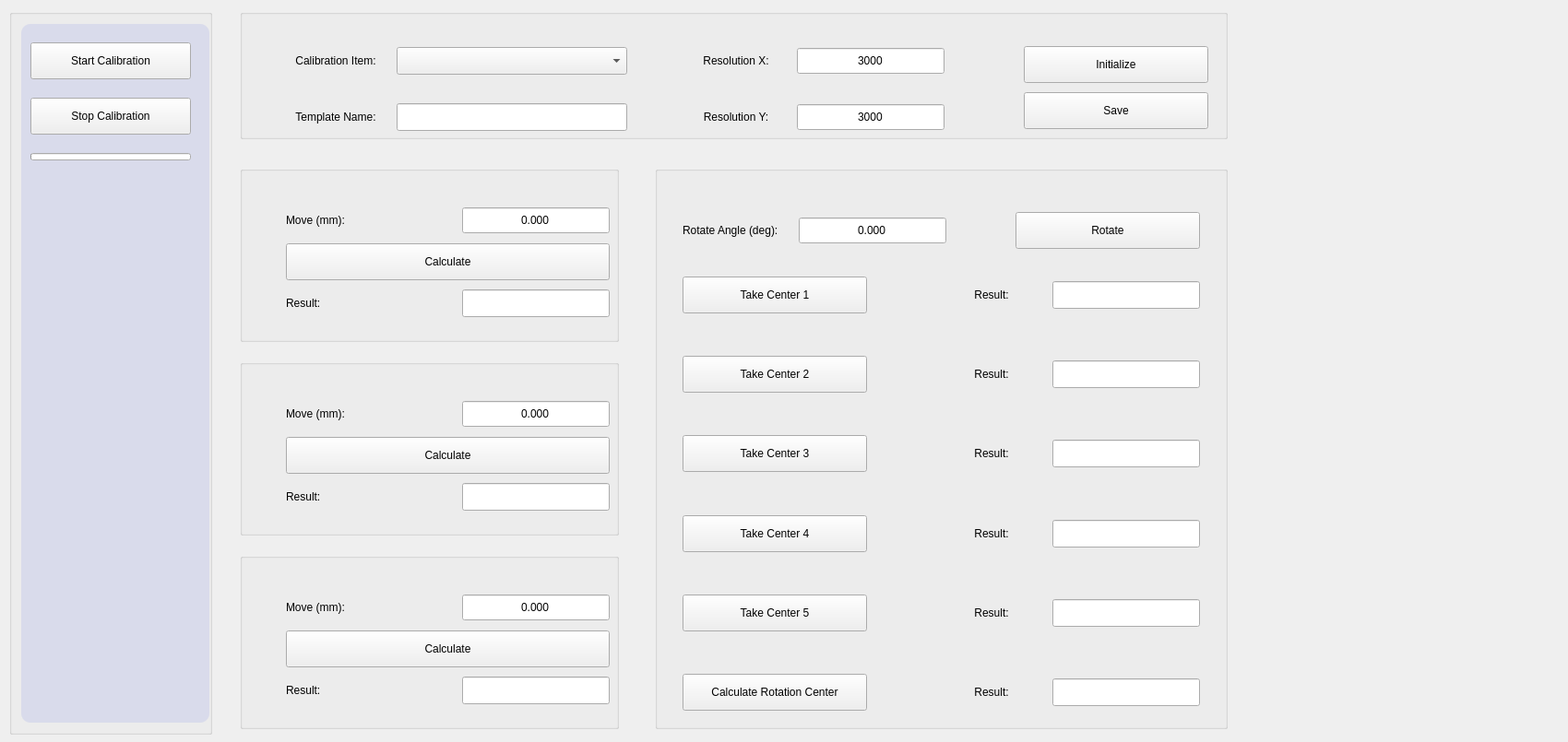
<?xml version="1.0" encoding="UTF-8"?>
<ui version="4.0">
 <class>CameraCalibPage</class>
 <widget class="QWidget" name="CameraCalibPage">
  <property name="geometry">
   <rect>
    <x>0</x>
    <y>0</y>
    <width>1700</width>
    <height>805</height>
   </rect>
  </property>
  <property name="windowTitle">
   <string>Form</string>
  </property>
  <widget class="ISTAR::GUI::GroupBox" name="sideGroup">
   <property name="geometry">
    <rect>
     <x>10</x>
     <y>10</y>
     <width>220</width>
     <height>787</height>
    </rect>
   </property>
   <property name="minimumSize">
    <size>
     <width>220</width>
     <height>0</height>
    </size>
   </property>
   <property name="maximumSize">
    <size>
     <width>220</width>
     <height>16777215</height>
    </size>
   </property>
   <layout class="QVBoxLayout" name="sideOuter">
    <property name="spacing">
     <number>0</number>
    </property>
    <property name="leftMargin">
     <number>10</number>
    </property>
    <property name="topMargin">
     <number>10</number>
    </property>
    <property name="rightMargin">
     <number>0</number>
    </property>
    <property name="bottomMargin">
     <number>10</number>
    </property>
    <item>
     <widget class="QWidget" name="contentWidget" native="true">
      <property name="styleSheet">
       <string>QWidget#contentWidget{background-color:#D9DBEB;border-radius:10px;}</string>
      </property>
      <layout class="QVBoxLayout" name="btnLayout">
       <property name="spacing">
        <number>20</number>
       </property>
       <property name="leftMargin">
        <number>10</number>
       </property>
       <property name="topMargin">
        <number>20</number>
       </property>
       <property name="rightMargin">
        <number>20</number>
       </property>
       <property name="bottomMargin">
        <number>0</number>
       </property>
       <item>
        <widget class="ISTAR::GUI::EffectButton" name="btn_startCalib">
         <property name="minimumSize">
          <size>
           <width>0</width>
           <height>40</height>
          </size>
         </property>
         <property name="text">
          <string>Start Calibration</string>
         </property>
        </widget>
       </item>
       <item>
        <widget class="ISTAR::GUI::EffectButton" name="btn_stopCalib">
         <property name="minimumSize">
          <size>
           <width>0</width>
           <height>40</height>
          </size>
         </property>
         <property name="text">
          <string>Stop Calibration</string>
         </property>
        </widget>
       </item>
       <item>
        <widget class="QProgressBar" name="pb_Process">
         <property name="minimumSize">
          <size>
           <width>0</width>
           <height>8</height>
          </size>
         </property>
         <property name="maximumSize">
          <size>
           <width>16777215</width>
           <height>8</height>
          </size>
         </property>
         <property name="visible">
          <bool>false</bool>
         </property>
         <property name="value">
          <number>0</number>
         </property>
         <property name="textVisible">
          <bool>false</bool>
         </property>
        </widget>
       </item>
       <item>
        <spacer name="verticalSpacer">
         <property name="orientation">
          <enum>Qt::Vertical</enum>
         </property>
         <property name="sizeHint" stdset="0">
          <size>
           <width>0</width>
           <height>0</height>
          </size>
         </property>
        </spacer>
       </item>
      </layout>
     </widget>
    </item>
   </layout>
  </widget>
  <widget class="ISTAR::GUI::GroupBox" name="gb_init">
   <property name="geometry">
    <rect>
     <x>260</x>
     <y>10</y>
     <width>1071</width>
     <height>141</height>
    </rect>
   </property>
   <property name="title">
    <string/>
   </property>
   <widget class="QPushButton" name="btn_init">
    <property name="geometry">
     <rect>
      <x>850</x>
      <y>40</y>
      <width>200</width>
      <height>40</height>
     </rect>
    </property>
    <property name="minimumSize">
     <size>
      <width>200</width>
      <height>40</height>
     </size>
    </property>
    <property name="text">
     <string>Initialize</string>
    </property>
   </widget>
   <widget class="QPushButton" name="btn_save">
    <property name="geometry">
     <rect>
      <x>850</x>
      <y>90</y>
      <width>200</width>
      <height>40</height>
     </rect>
    </property>
    <property name="minimumSize">
     <size>
      <width>200</width>
      <height>40</height>
     </size>
    </property>
    <property name="text">
     <string>Save</string>
    </property>
   </widget>
   <widget class="QWidget" name="layoutWidget_Init">
    <property name="geometry">
     <rect>
      <x>44</x>
      <y>41</y>
      <width>771</width>
      <height>91</height>
     </rect>
    </property>
    <layout class="QHBoxLayout" name="horizontalLayout_4">
     <item>
      <layout class="QVBoxLayout" name="verticalLayout_14">
       <item>
        <layout class="QHBoxLayout" name="horizontalLayout_12">
         <item>
          <widget class="QLabel" name="lbl_initItemName">
           <property name="minimumSize">
            <size>
             <width>120</width>
             <height>30</height>
            </size>
           </property>
           <property name="maximumSize">
            <size>
             <width>16777215</width>
             <height>30</height>
            </size>
           </property>
           <property name="text">
            <string>Calibration Item:</string>
           </property>
           <property name="alignment">
            <set>Qt::AlignCenter</set>
           </property>
          </widget>
         </item>
         <item>
          <widget class="QComboBox" name="cbo_calibItem">
           <property name="sizePolicy">
            <sizepolicy hsizetype="Minimum" vsizetype="Fixed">
             <horstretch>0</horstretch>
             <verstretch>0</verstretch>
            </sizepolicy>
           </property>
           <property name="minimumSize">
            <size>
             <width>250</width>
             <height>30</height>
            </size>
           </property>
           <property name="maximumSize">
            <size>
             <width>160</width>
             <height>30</height>
            </size>
           </property>
          </widget>
         </item>
        </layout>
       </item>
       <item>
        <spacer name="verticalSpacer_8">
         <property name="orientation">
          <enum>Qt::Vertical</enum>
         </property>
         <property name="sizeHint" stdset="0">
          <size>
           <width>20</width>
           <height>40</height>
          </size>
         </property>
        </spacer>
       </item>
       <item>
        <layout class="QHBoxLayout" name="horizontalLayout_17">
         <item>
          <widget class="QLabel" name="lbl_initTemplateName">
           <property name="minimumSize">
            <size>
             <width>120</width>
             <height>30</height>
            </size>
           </property>
           <property name="maximumSize">
            <size>
             <width>16777215</width>
             <height>30</height>
            </size>
           </property>
           <property name="text">
            <string>Template Name:</string>
           </property>
           <property name="alignment">
            <set>Qt::AlignCenter</set>
           </property>
          </widget>
         </item>
         <item>
          <widget class="QLineEdit" name="le_template">
           <property name="minimumSize">
            <size>
             <width>250</width>
             <height>30</height>
            </size>
           </property>
           <property name="maximumSize">
            <size>
             <width>160</width>
             <height>30</height>
            </size>
           </property>
           <property name="text">
            <string/>
           </property>
           <property name="alignment">
            <set>Qt::AlignCenter</set>
           </property>
          </widget>
         </item>
        </layout>
       </item>
      </layout>
     </item>
     <item>
      <spacer name="horizontalSpacer_3">
       <property name="orientation">
        <enum>Qt::Horizontal</enum>
       </property>
       <property name="sizeHint" stdset="0">
        <size>
         <width>40</width>
         <height>20</height>
        </size>
       </property>
      </spacer>
     </item>
     <item>
      <layout class="QVBoxLayout" name="verticalLayout_Res">
       <item>
        <layout class="QHBoxLayout" name="horizontalLayout_ResX">
         <item>
          <widget class="QLabel" name="lbl_initResXName">
           <property name="minimumSize">
            <size>
             <width>120</width>
             <height>30</height>
            </size>
           </property>
           <property name="maximumSize">
            <size>
             <width>16777215</width>
             <height>30</height>
            </size>
           </property>
           <property name="text">
            <string>Resolution X:</string>
           </property>
           <property name="alignment">
            <set>Qt::AlignCenter</set>
           </property>
          </widget>
         </item>
         <item>
          <widget class="QDoubleSpinBox" name="dsb_resolutionX">
           <property name="minimumSize">
            <size>
             <width>160</width>
             <height>30</height>
            </size>
           </property>
           <property name="maximumSize">
            <size>
             <width>160</width>
             <height>30</height>
            </size>
           </property>
           <property name="alignment">
            <set>Qt::AlignCenter</set>
           </property>
           <property name="buttonSymbols">
            <enum>QAbstractSpinBox::NoButtons</enum>
           </property>
           <property name="decimals">
            <number>0</number>
           </property>
           <property name="minimum">
            <double>1.000000000000000</double>
           </property>
           <property name="maximum">
            <double>100000.000000000000000</double>
           </property>
           <property name="value">
            <double>3000.000000000000000</double>
           </property>
          </widget>
         </item>
        </layout>
       </item>
       <item>
        <spacer name="verticalSpacer_9">
         <property name="orientation">
          <enum>Qt::Vertical</enum>
         </property>
         <property name="sizeHint" stdset="0">
          <size>
           <width>20</width>
           <height>40</height>
          </size>
         </property>
        </spacer>
       </item>
       <item>
        <layout class="QHBoxLayout" name="horizontalLayout_ResY">
         <item>
          <widget class="QLabel" name="lbl_initResYName">
           <property name="minimumSize">
            <size>
             <width>120</width>
             <height>30</height>
            </size>
           </property>
           <property name="maximumSize">
            <size>
             <width>16777215</width>
             <height>30</height>
            </size>
           </property>
           <property name="text">
            <string>Resolution Y:</string>
           </property>
           <property name="alignment">
            <set>Qt::AlignCenter</set>
           </property>
          </widget>
         </item>
         <item>
          <widget class="QDoubleSpinBox" name="dsb_resolutionY">
           <property name="minimumSize">
            <size>
             <width>160</width>
             <height>30</height>
            </size>
           </property>
           <property name="maximumSize">
            <size>
             <width>160</width>
             <height>30</height>
            </size>
           </property>
           <property name="alignment">
            <set>Qt::AlignCenter</set>
           </property>
           <property name="buttonSymbols">
            <enum>QAbstractSpinBox::NoButtons</enum>
           </property>
           <property name="decimals">
            <number>0</number>
           </property>
           <property name="minimum">
            <double>1.000000000000000</double>
           </property>
           <property name="maximum">
            <double>100000.000000000000000</double>
           </property>
           <property name="value">
            <double>3000.000000000000000</double>
           </property>
          </widget>
         </item>
        </layout>
       </item>
      </layout>
     </item>
     <item>
      <spacer name="horizontalSpacer_2">
       <property name="orientation">
        <enum>Qt::Horizontal</enum>
       </property>
       <property name="sizeHint" stdset="0">
        <size>
         <width>40</width>
         <height>20</height>
        </size>
       </property>
      </spacer>
     </item>
    </layout>
   </widget>
  </widget>
  <widget class="ISTAR::GUI::GroupBox" name="gb_rot">
   <property name="geometry">
    <rect>
     <x>710</x>
     <y>180</y>
     <width>621</width>
     <height>611</height>
    </rect>
   </property>
   <property name="title">
    <string/>
   </property>
   <widget class="QWidget" name="layoutWidget_RotTop">
    <property name="geometry">
     <rect>
      <x>30</x>
      <y>40</y>
      <width>561</width>
      <height>61</height>
     </rect>
    </property>
    <layout class="QHBoxLayout" name="horizontalLayout_11">
     <item>
      <widget class="QLabel" name="lbl_rotateName">
       <property name="minimumSize">
        <size>
         <width>120</width>
         <height>30</height>
        </size>
       </property>
       <property name="maximumSize">
        <size>
         <width>16777215</width>
         <height>30</height>
        </size>
       </property>
       <property name="text">
        <string>Rotate Angle (deg):</string>
       </property>
       <property name="alignment">
        <set>Qt::AlignLeading|Qt::AlignLeft|Qt::AlignVCenter</set>
       </property>
      </widget>
     </item>
     <item>
      <widget class="QDoubleSpinBox" name="dsb_rotateDeg">
       <property name="minimumSize">
        <size>
         <width>160</width>
         <height>30</height>
        </size>
       </property>
       <property name="maximumSize">
        <size>
         <width>160</width>
         <height>30</height>
        </size>
       </property>
       <property name="alignment">
        <set>Qt::AlignCenter</set>
       </property>
       <property name="buttonSymbols">
        <enum>QAbstractSpinBox::NoButtons</enum>
       </property>
       <property name="decimals">
        <number>3</number>
       </property>
       <property name="minimum">
        <double>-9999.000000000000000</double>
       </property>
       <property name="maximum">
        <double>9999.000000000000000</double>
       </property>
      </widget>
     </item>
     <item>
      <spacer name="horizontalSpacer_10">
       <property name="orientation">
        <enum>Qt::Horizontal</enum>
       </property>
       <property name="sizeHint" stdset="0">
        <size>
         <width>40</width>
         <height>20</height>
        </size>
       </property>
      </spacer>
     </item>
     <item>
      <widget class="QPushButton" name="btn_rotate">
       <property name="minimumSize">
        <size>
         <width>200</width>
         <height>40</height>
        </size>
       </property>
       <property name="text">
        <string>Rotate</string>
       </property>
      </widget>
     </item>
    </layout>
   </widget>
   <widget class="QWidget" name="layoutWidget_RotMarks">
    <property name="geometry">
     <rect>
      <x>30</x>
      <y>120</y>
      <width>561</width>
      <height>471</height>
     </rect>
    </property>
    <layout class="QVBoxLayout" name="verticalLayout_11">
     <item>
      <layout class="QHBoxLayout" name="horizontalLayout_13">
       <item>
        <widget class="QPushButton" name="btn_mark1">
         <property name="minimumSize">
          <size>
           <width>200</width>
           <height>40</height>
          </size>
         </property>
         <property name="text">
          <string>Take Center 1</string>
         </property>
        </widget>
       </item>
       <item>
        <spacer name="horizontalSpacer_4">
         <property name="orientation">
          <enum>Qt::Horizontal</enum>
         </property>
         <property name="sizeHint" stdset="0">
          <size>
           <width>40</width>
           <height>20</height>
          </size>
         </property>
        </spacer>
       </item>
       <item>
        <widget class="QLabel" name="lbl_mark1ResultName">
         <property name="minimumSize">
          <size>
           <width>120</width>
           <height>30</height>
          </size>
         </property>
         <property name="maximumSize">
          <size>
           <width>16777215</width>
           <height>30</height>
          </size>
         </property>
         <property name="layoutDirection">
          <enum>Qt::LeftToRight</enum>
         </property>
         <property name="text">
          <string>Result:</string>
         </property>
         <property name="alignment">
          <set>Qt::AlignCenter</set>
         </property>
        </widget>
       </item>
       <item>
        <widget class="QLineEdit" name="le_outMark1">
         <property name="minimumSize">
          <size>
           <width>160</width>
           <height>30</height>
          </size>
         </property>
         <property name="maximumSize">
          <size>
           <width>160</width>
           <height>30</height>
          </size>
         </property>
         <property name="alignment">
          <set>Qt::AlignCenter</set>
         </property>
         <property name="readOnly">
          <bool>true</bool>
         </property>
        </widget>
       </item>
      </layout>
     </item>
     <item>
      <spacer name="verticalSpacer_2">
       <property name="orientation">
        <enum>Qt::Vertical</enum>
       </property>
       <property name="sizeHint" stdset="0">
        <size>
         <width>20</width>
         <height>40</height>
        </size>
       </property>
      </spacer>
     </item>
     <item>
      <layout class="QHBoxLayout" name="horizontalLayout_21">
       <item>
        <widget class="QPushButton" name="btn_mark2">
         <property name="minimumSize">
          <size>
           <width>200</width>
           <height>40</height>
          </size>
         </property>
         <property name="text">
          <string>Take Center 2</string>
         </property>
        </widget>
       </item>
       <item>
        <spacer name="horizontalSpacer_5">
         <property name="orientation">
          <enum>Qt::Horizontal</enum>
         </property>
         <property name="sizeHint" stdset="0">
          <size>
           <width>40</width>
           <height>20</height>
          </size>
         </property>
        </spacer>
       </item>
       <item>
        <widget class="QLabel" name="lbl_mark2ResultName">
         <property name="minimumSize">
          <size>
           <width>120</width>
           <height>30</height>
          </size>
         </property>
         <property name="maximumSize">
          <size>
           <width>16777215</width>
           <height>30</height>
          </size>
         </property>
         <property name="layoutDirection">
          <enum>Qt::LeftToRight</enum>
         </property>
         <property name="text">
          <string>Result:</string>
         </property>
         <property name="alignment">
          <set>Qt::AlignCenter</set>
         </property>
        </widget>
       </item>
       <item>
        <widget class="QLineEdit" name="le_outMark2">
         <property name="minimumSize">
          <size>
           <width>160</width>
           <height>30</height>
          </size>
         </property>
         <property name="maximumSize">
          <size>
           <width>160</width>
           <height>30</height>
          </size>
         </property>
         <property name="alignment">
          <set>Qt::AlignCenter</set>
         </property>
         <property name="readOnly">
          <bool>true</bool>
         </property>
        </widget>
       </item>
      </layout>
     </item>
     <item>
      <spacer name="verticalSpacer_3">
       <property name="orientation">
        <enum>Qt::Vertical</enum>
       </property>
       <property name="sizeHint" stdset="0">
        <size>
         <width>20</width>
         <height>40</height>
        </size>
       </property>
      </spacer>
     </item>
     <item>
      <layout class="QHBoxLayout" name="horizontalLayout_22">
       <item>
        <widget class="QPushButton" name="btn_mark3">
         <property name="minimumSize">
          <size>
           <width>200</width>
           <height>40</height>
          </size>
         </property>
         <property name="text">
          <string>Take Center 3</string>
         </property>
        </widget>
       </item>
       <item>
        <spacer name="horizontalSpacer_6">
         <property name="orientation">
          <enum>Qt::Horizontal</enum>
         </property>
         <property name="sizeHint" stdset="0">
          <size>
           <width>40</width>
           <height>20</height>
          </size>
         </property>
        </spacer>
       </item>
       <item>
        <widget class="QLabel" name="lbl_mark3ResultName">
         <property name="minimumSize">
          <size>
           <width>120</width>
           <height>30</height>
          </size>
         </property>
         <property name="maximumSize">
          <size>
           <width>16777215</width>
           <height>30</height>
          </size>
         </property>
         <property name="layoutDirection">
          <enum>Qt::LeftToRight</enum>
         </property>
         <property name="text">
          <string>Result:</string>
         </property>
         <property name="alignment">
          <set>Qt::AlignCenter</set>
         </property>
        </widget>
       </item>
       <item>
        <widget class="QLineEdit" name="le_outMark3">
         <property name="minimumSize">
          <size>
           <width>160</width>
           <height>30</height>
          </size>
         </property>
         <property name="maximumSize">
          <size>
           <width>160</width>
           <height>30</height>
          </size>
         </property>
         <property name="alignment">
          <set>Qt::AlignCenter</set>
         </property>
         <property name="readOnly">
          <bool>true</bool>
         </property>
        </widget>
       </item>
      </layout>
     </item>
     <item>
      <spacer name="verticalSpacer_4">
       <property name="orientation">
        <enum>Qt::Vertical</enum>
       </property>
       <property name="sizeHint" stdset="0">
        <size>
         <width>20</width>
         <height>40</height>
        </size>
       </property>
      </spacer>
     </item>
     <item>
      <layout class="QHBoxLayout" name="horizontalLayout_23">
       <item>
        <widget class="QPushButton" name="btn_mark4">
         <property name="minimumSize">
          <size>
           <width>200</width>
           <height>40</height>
          </size>
         </property>
         <property name="text">
          <string>Take Center 4</string>
         </property>
        </widget>
       </item>
       <item>
        <spacer name="horizontalSpacer_7">
         <property name="orientation">
          <enum>Qt::Horizontal</enum>
         </property>
         <property name="sizeHint" stdset="0">
          <size>
           <width>40</width>
           <height>20</height>
          </size>
         </property>
        </spacer>
       </item>
       <item>
        <widget class="QLabel" name="lbl_mark4ResultName">
         <property name="minimumSize">
          <size>
           <width>120</width>
           <height>30</height>
          </size>
         </property>
         <property name="maximumSize">
          <size>
           <width>16777215</width>
           <height>30</height>
          </size>
         </property>
         <property name="layoutDirection">
          <enum>Qt::LeftToRight</enum>
         </property>
         <property name="text">
          <string>Result:</string>
         </property>
         <property name="alignment">
          <set>Qt::AlignCenter</set>
         </property>
        </widget>
       </item>
       <item>
        <widget class="QLineEdit" name="le_outMark4">
         <property name="minimumSize">
          <size>
           <width>160</width>
           <height>30</height>
          </size>
         </property>
         <property name="maximumSize">
          <size>
           <width>160</width>
           <height>30</height>
          </size>
         </property>
         <property name="alignment">
          <set>Qt::AlignCenter</set>
         </property>
         <property name="readOnly">
          <bool>true</bool>
         </property>
        </widget>
       </item>
      </layout>
     </item>
     <item>
      <spacer name="verticalSpacer_5">
       <property name="orientation">
        <enum>Qt::Vertical</enum>
       </property>
       <property name="sizeHint" stdset="0">
        <size>
         <width>20</width>
         <height>40</height>
        </size>
       </property>
      </spacer>
     </item>
     <item>
      <layout class="QHBoxLayout" name="horizontalLayout_24">
       <item>
        <widget class="QPushButton" name="btn_mark5">
         <property name="minimumSize">
          <size>
           <width>200</width>
           <height>40</height>
          </size>
         </property>
         <property name="text">
          <string>Take Center 5</string>
         </property>
        </widget>
       </item>
       <item>
        <spacer name="horizontalSpacer_8">
         <property name="orientation">
          <enum>Qt::Horizontal</enum>
         </property>
         <property name="sizeHint" stdset="0">
          <size>
           <width>40</width>
           <height>20</height>
          </size>
         </property>
        </spacer>
       </item>
       <item>
        <widget class="QLabel" name="lbl_mark5ResultName">
         <property name="minimumSize">
          <size>
           <width>120</width>
           <height>30</height>
          </size>
         </property>
         <property name="maximumSize">
          <size>
           <width>16777215</width>
           <height>30</height>
          </size>
         </property>
         <property name="layoutDirection">
          <enum>Qt::LeftToRight</enum>
         </property>
         <property name="text">
          <string>Result:</string>
         </property>
         <property name="alignment">
          <set>Qt::AlignCenter</set>
         </property>
        </widget>
       </item>
       <item>
        <widget class="QLineEdit" name="le_outMark5">
         <property name="minimumSize">
          <size>
           <width>160</width>
           <height>30</height>
          </size>
         </property>
         <property name="maximumSize">
          <size>
           <width>160</width>
           <height>30</height>
          </size>
         </property>
         <property name="alignment">
          <set>Qt::AlignCenter</set>
         </property>
         <property name="readOnly">
          <bool>true</bool>
         </property>
        </widget>
       </item>
      </layout>
     </item>
     <item>
      <spacer name="verticalSpacer_6">
       <property name="orientation">
        <enum>Qt::Vertical</enum>
       </property>
       <property name="sizeHint" stdset="0">
        <size>
         <width>20</width>
         <height>40</height>
        </size>
       </property>
      </spacer>
     </item>
     <item>
      <layout class="QHBoxLayout" name="horizontalLayout_25">
       <item>
        <widget class="QPushButton" name="btn_calRotCenter">
         <property name="minimumSize">
          <size>
           <width>200</width>
           <height>40</height>
          </size>
         </property>
         <property name="text">
          <string>Calculate Rotation Center</string>
         </property>
        </widget>
       </item>
       <item>
        <spacer name="horizontalSpacer_9">
         <property name="orientation">
          <enum>Qt::Horizontal</enum>
         </property>
         <property name="sizeHint" stdset="0">
          <size>
           <width>40</width>
           <height>20</height>
          </size>
         </property>
        </spacer>
       </item>
       <item>
        <widget class="QLabel" name="lbl_rotCenterResultName">
         <property name="minimumSize">
          <size>
           <width>120</width>
           <height>30</height>
          </size>
         </property>
         <property name="maximumSize">
          <size>
           <width>16777215</width>
           <height>30</height>
          </size>
         </property>
         <property name="layoutDirection">
          <enum>Qt::LeftToRight</enum>
         </property>
         <property name="text">
          <string>Result:</string>
         </property>
         <property name="alignment">
          <set>Qt::AlignCenter</set>
         </property>
        </widget>
       </item>
       <item>
        <widget class="QLineEdit" name="le_outRotCenter">
         <property name="minimumSize">
          <size>
           <width>160</width>
           <height>30</height>
          </size>
         </property>
         <property name="maximumSize">
          <size>
           <width>160</width>
           <height>30</height>
          </size>
         </property>
         <property name="alignment">
          <set>Qt::AlignCenter</set>
         </property>
         <property name="readOnly">
          <bool>true</bool>
         </property>
        </widget>
       </item>
      </layout>
     </item>
    </layout>
   </widget>
  </widget>
  <widget class="ISTAR::GUI::GroupBox" name="gb_chainDeg">
   <property name="geometry">
    <rect>
     <x>260</x>
     <y>180</y>
     <width>411</width>
     <height>191</height>
    </rect>
   </property>
   <property name="title">
    <string/>
   </property>
   <widget class="QWidget" name="layoutWidget_Deg">
    <property name="geometry">
     <rect>
      <x>50</x>
      <y>40</y>
      <width>351</width>
      <height>131</height>
     </rect>
    </property>
    <layout class="QVBoxLayout" name="verticalLayout">
     <item>
      <layout class="QHBoxLayout" name="horizontalLayout">
       <item>
        <widget class="QLabel" name="lbl_degMoveName">
         <property name="minimumSize">
          <size>
           <width>120</width>
           <height>30</height>
          </size>
         </property>
         <property name="maximumSize">
          <size>
           <width>16777215</width>
           <height>30</height>
          </size>
         </property>
         <property name="text">
          <string>Move (mm):</string>
         </property>
         <property name="alignment">
          <set>Qt::AlignLeading|Qt::AlignLeft|Qt::AlignVCenter</set>
         </property>
        </widget>
       </item>
       <item>
        <widget class="QDoubleSpinBox" name="dsb_degMove">
         <property name="minimumSize">
          <size>
           <width>160</width>
           <height>30</height>
          </size>
         </property>
         <property name="maximumSize">
          <size>
           <width>160</width>
           <height>30</height>
          </size>
         </property>
         <property name="alignment">
          <set>Qt::AlignCenter</set>
         </property>
         <property name="buttonSymbols">
          <enum>QAbstractSpinBox::NoButtons</enum>
         </property>
         <property name="decimals">
          <number>3</number>
         </property>
         <property name="minimum">
          <double>-9999.000000000000000</double>
         </property>
         <property name="maximum">
          <double>9999.000000000000000</double>
         </property>
        </widget>
       </item>
      </layout>
     </item>
     <item>
      <widget class="QPushButton" name="btn_calDeg">
       <property name="minimumSize">
        <size>
         <width>200</width>
         <height>40</height>
        </size>
       </property>
       <property name="text">
        <string>Calculate</string>
       </property>
      </widget>
     </item>
     <item>
      <layout class="QHBoxLayout" name="horizontalLayout_2">
       <item>
        <widget class="QLabel" name="lbl_degResultName">
         <property name="minimumSize">
          <size>
           <width>120</width>
           <height>30</height>
          </size>
         </property>
         <property name="maximumSize">
          <size>
           <width>16777215</width>
           <height>30</height>
          </size>
         </property>
         <property name="layoutDirection">
          <enum>Qt::LeftToRight</enum>
         </property>
         <property name="text">
          <string>Result:</string>
         </property>
         <property name="alignment">
          <set>Qt::AlignLeading|Qt::AlignLeft|Qt::AlignVCenter</set>
         </property>
        </widget>
       </item>
       <item>
        <widget class="QLineEdit" name="le_outDeg">
         <property name="minimumSize">
          <size>
           <width>160</width>
           <height>30</height>
          </size>
         </property>
         <property name="maximumSize">
          <size>
           <width>160</width>
           <height>30</height>
          </size>
         </property>
         <property name="alignment">
          <set>Qt::AlignCenter</set>
         </property>
         <property name="readOnly">
          <bool>true</bool>
         </property>
        </widget>
       </item>
      </layout>
     </item>
    </layout>
   </widget>
  </widget>
  <widget class="ISTAR::GUI::GroupBox" name="gb_chainScaleX">
   <property name="geometry">
    <rect>
     <x>260</x>
     <y>390</y>
     <width>411</width>
     <height>191</height>
    </rect>
   </property>
   <property name="title">
    <string/>
   </property>
   <widget class="QWidget" name="layoutWidget_ScaleX">
    <property name="geometry">
     <rect>
      <x>50</x>
      <y>40</y>
      <width>351</width>
      <height>131</height>
     </rect>
    </property>
    <layout class="QVBoxLayout" name="verticalLayout_2">
     <item>
      <layout class="QHBoxLayout" name="horizontalLayout_5">
       <item>
        <widget class="QLabel" name="lbl_scaleXMoveName">
         <property name="minimumSize">
          <size>
           <width>120</width>
           <height>30</height>
          </size>
         </property>
         <property name="maximumSize">
          <size>
           <width>16777215</width>
           <height>30</height>
          </size>
         </property>
         <property name="text">
          <string>Move (mm):</string>
         </property>
         <property name="alignment">
          <set>Qt::AlignLeading|Qt::AlignLeft|Qt::AlignVCenter</set>
         </property>
        </widget>
       </item>
       <item>
        <widget class="QDoubleSpinBox" name="dsb_scaleXMove">
         <property name="minimumSize">
          <size>
           <width>160</width>
           <height>30</height>
          </size>
         </property>
         <property name="maximumSize">
          <size>
           <width>160</width>
           <height>30</height>
          </size>
         </property>
         <property name="alignment">
          <set>Qt::AlignCenter</set>
         </property>
         <property name="buttonSymbols">
          <enum>QAbstractSpinBox::NoButtons</enum>
         </property>
         <property name="decimals">
          <number>3</number>
         </property>
         <property name="minimum">
          <double>-9999.000000000000000</double>
         </property>
         <property name="maximum">
          <double>9999.000000000000000</double>
         </property>
        </widget>
       </item>
      </layout>
     </item>
     <item>
      <widget class="QPushButton" name="btn_calScaleX">
       <property name="minimumSize">
        <size>
         <width>200</width>
         <height>40</height>
        </size>
       </property>
       <property name="text">
        <string>Calculate</string>
       </property>
      </widget>
     </item>
     <item>
      <layout class="QHBoxLayout" name="horizontalLayout_6">
       <item>
        <widget class="QLabel" name="lbl_scaleXResultName">
         <property name="minimumSize">
          <size>
           <width>120</width>
           <height>30</height>
          </size>
         </property>
         <property name="maximumSize">
          <size>
           <width>16777215</width>
           <height>30</height>
          </size>
         </property>
         <property name="layoutDirection">
          <enum>Qt::LeftToRight</enum>
         </property>
         <property name="text">
          <string>Result:</string>
         </property>
         <property name="alignment">
          <set>Qt::AlignLeading|Qt::AlignLeft|Qt::AlignVCenter</set>
         </property>
        </widget>
       </item>
       <item>
        <widget class="QLineEdit" name="le_outScaleX">
         <property name="minimumSize">
          <size>
           <width>160</width>
           <height>30</height>
          </size>
         </property>
         <property name="maximumSize">
          <size>
           <width>160</width>
           <height>30</height>
          </size>
         </property>
         <property name="alignment">
          <set>Qt::AlignCenter</set>
         </property>
         <property name="readOnly">
          <bool>true</bool>
         </property>
        </widget>
       </item>
      </layout>
     </item>
    </layout>
   </widget>
  </widget>
  <widget class="ISTAR::GUI::GroupBox" name="gb_chainScaleY">
   <property name="geometry">
    <rect>
     <x>260</x>
     <y>600</y>
     <width>411</width>
     <height>191</height>
    </rect>
   </property>
   <property name="title">
    <string/>
   </property>
   <widget class="QWidget" name="layoutWidget_ScaleY">
    <property name="geometry">
     <rect>
      <x>50</x>
      <y>40</y>
      <width>351</width>
      <height>131</height>
     </rect>
    </property>
    <layout class="QVBoxLayout" name="verticalLayout_3">
     <item>
      <layout class="QHBoxLayout" name="horizontalLayout_3">
       <item>
        <widget class="QLabel" name="lbl_scaleYMoveName">
         <property name="minimumSize">
          <size>
           <width>120</width>
           <height>30</height>
          </size>
         </property>
         <property name="maximumSize">
          <size>
           <width>16777215</width>
           <height>30</height>
          </size>
         </property>
         <property name="text">
          <string>Move (mm):</string>
         </property>
         <property name="alignment">
          <set>Qt::AlignLeading|Qt::AlignLeft|Qt::AlignVCenter</set>
         </property>
        </widget>
       </item>
       <item>
        <widget class="QDoubleSpinBox" name="dsb_scaleYMove">
         <property name="minimumSize">
          <size>
           <width>160</width>
           <height>30</height>
          </size>
         </property>
         <property name="maximumSize">
          <size>
           <width>160</width>
           <height>30</height>
          </size>
         </property>
         <property name="alignment">
          <set>Qt::AlignCenter</set>
         </property>
         <property name="buttonSymbols">
          <enum>QAbstractSpinBox::NoButtons</enum>
         </property>
         <property name="decimals">
          <number>3</number>
         </property>
         <property name="minimum">
          <double>-9999.000000000000000</double>
         </property>
         <property name="maximum">
          <double>9999.000000000000000</double>
         </property>
        </widget>
       </item>
      </layout>
     </item>
     <item>
      <widget class="QPushButton" name="btn_calScaleY">
       <property name="minimumSize">
        <size>
         <width>200</width>
         <height>40</height>
        </size>
       </property>
       <property name="text">
        <string>Calculate</string>
       </property>
      </widget>
     </item>
     <item>
      <layout class="QHBoxLayout" name="horizontalLayout_8">
       <item>
        <widget class="QLabel" name="lbl_scaleYResultName">
         <property name="minimumSize">
          <size>
           <width>120</width>
           <height>30</height>
          </size>
         </property>
         <property name="maximumSize">
          <size>
           <width>16777215</width>
           <height>30</height>
          </size>
         </property>
         <property name="layoutDirection">
          <enum>Qt::LeftToRight</enum>
         </property>
         <property name="text">
          <string>Result:</string>
         </property>
         <property name="alignment">
          <set>Qt::AlignLeading|Qt::AlignLeft|Qt::AlignVCenter</set>
         </property>
        </widget>
       </item>
       <item>
        <widget class="QLineEdit" name="le_outScaleY">
         <property name="minimumSize">
          <size>
           <width>160</width>
           <height>30</height>
          </size>
         </property>
         <property name="maximumSize">
          <size>
           <width>160</width>
           <height>30</height>
          </size>
         </property>
         <property name="alignment">
          <set>Qt::AlignCenter</set>
         </property>
         <property name="readOnly">
          <bool>true</bool>
         </property>
        </widget>
       </item>
      </layout>
     </item>
    </layout>
   </widget>
  </widget>
 </widget>
 <customwidgets>
  <customwidget>
   <class>ISTAR::GUI::GroupBox</class>
   <extends>QGroupBox</extends>
   <header>groupbox/groupbox.h</header>
   <container>1</container>
  </customwidget>
  <customwidget>
   <class>ISTAR::GUI::EffectButton</class>
   <extends>QPushButton</extends>
   <header>button/effectbutton.h</header>
  </customwidget>
 </customwidgets>
 <resources/>
 <connections/>
</ui>
